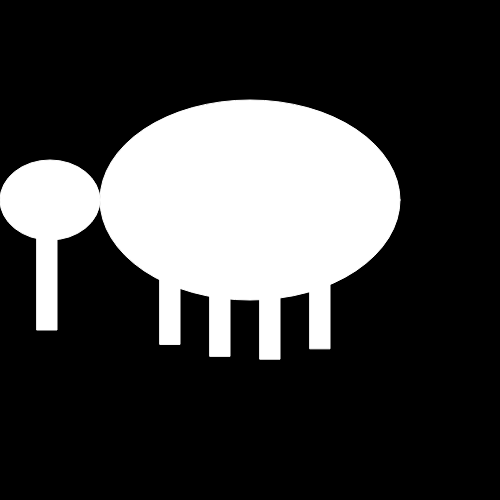
Frame 1 (no input)
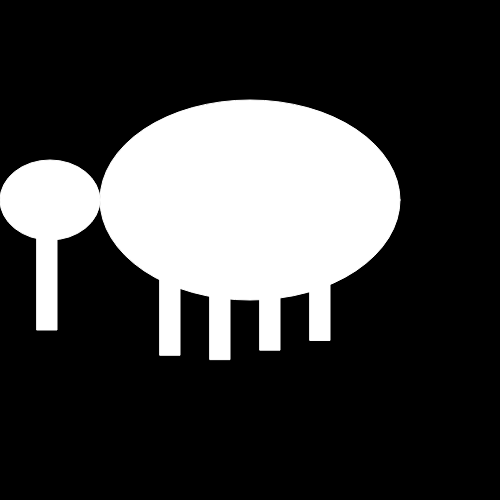
Frame 60 (no input)
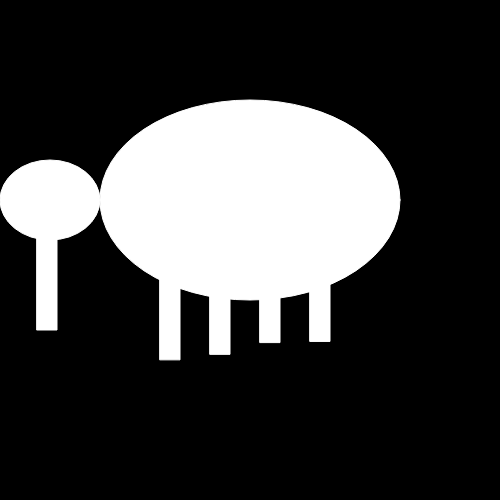
Frame 120 (the mouse pressed at the canvas centre since frame 60)

The p5.js sketch that drew these frames (run headless with seeded random() and noise() and a simulated clock; from frame 60 on, the mouse is pressed at the canvas centre):

// p5.js sketch
// ── sketch.js
var radius = 50;

var x = 10;
var y = 10;

var direction = 1;
var direction_y = 1;

var diameter = 500;

var lineFromX = 10;
var lineFromY = 10;

var lineToX = 100;
var lineToY = 150;

var xvar = 0;

var leg1y = 250;
var leg2y = 250;
var leg3y = 250;
var leg4y = 250;

var amplitude = 10;

function setup() {
  //use this space for static drawing
  //這個空間是為靜止的畫

  createCanvas(500,500);
    
//    ellipse(250,250,diameter,diameter);
//    stroke(35,56,78);
//    fill("red");
    //rect(x,y,50,50);
//    line(lineFromX, lineFromY, lineToX, lineToY);
}


function draw() {
    background("black");
    //1. I want to sine curve at y = 350, hence I add 350 to it
    //2. I want the sine wave to vary between -20 to +20
    //3. I want to plot nearby points hence I divide by 10
    var y = 350 + 20 * sin(xvar/10);
//    line(xvar,350,xvar,y);
//    ellipse(xvar,y,5,5);
    xvar +=3;
    xvar = xvar%500;
    
    leg1y = 250 + amplitude * sin((160+xvar)/10)
    leg2y = 250 + amplitude * sin((210+xvar)/10)
    leg3y = 250 + amplitude * sin((260+xvar)/10)
    leg4y = 250 + amplitude * sin((310+xvar)/10)
    
    createElephant();
    
//    stroke(mouseX,mouseY,200);
//    
//    line(lineFromX, lineFromY, mouseX, mouseY);
  // use this space for animation
  // 這個空間是為動畫
//    background("lightgray");
//    if (x + 50 < 500) {
//        x = x + direction;
//    } 
//    
//    if (x + 50 == 500) {
//        direction = -1 * direction;
//        x = x - 1;
//    }
//    
//    if (x < 0) {
//        direction = direction * -1;
////        x = x + 1;
//    }
//    
////    we increment y only as long as the square is between the two walls
//    if(y + 50 < 500){
//        y = y + direction_y;
//    }
//    
//    if (y + 50 == 500) {
//        direction_y = direction_y * -1;
//        y = y - 1;
////        change y direction
//    }
//    
//    if (y <= 0) {
//        direction_y = direction_y * -1;
////        change y direction
//    }
//    
//    rect(x,y,50,50);
}


function createElephant(){
    stroke("white");
    
    
    rect(37,230,20,100);
    ellipse(50,200,100,80);
    rect(160,leg1y,20,100);
    rect(210,leg2y,20,100);
    rect(260,leg3y,20,100);
    rect(310,leg4y,20,100);
    ellipse(250,200,300,200);
}

function keyPressed() {
  if (keyCode === DOWN_ARROW) {
    amplitude--;
    console.log(amplitude);
  } else if (keyCode === UP_ARROW) {
    amplitude++;
      console.log(amplitude);
  }
}
